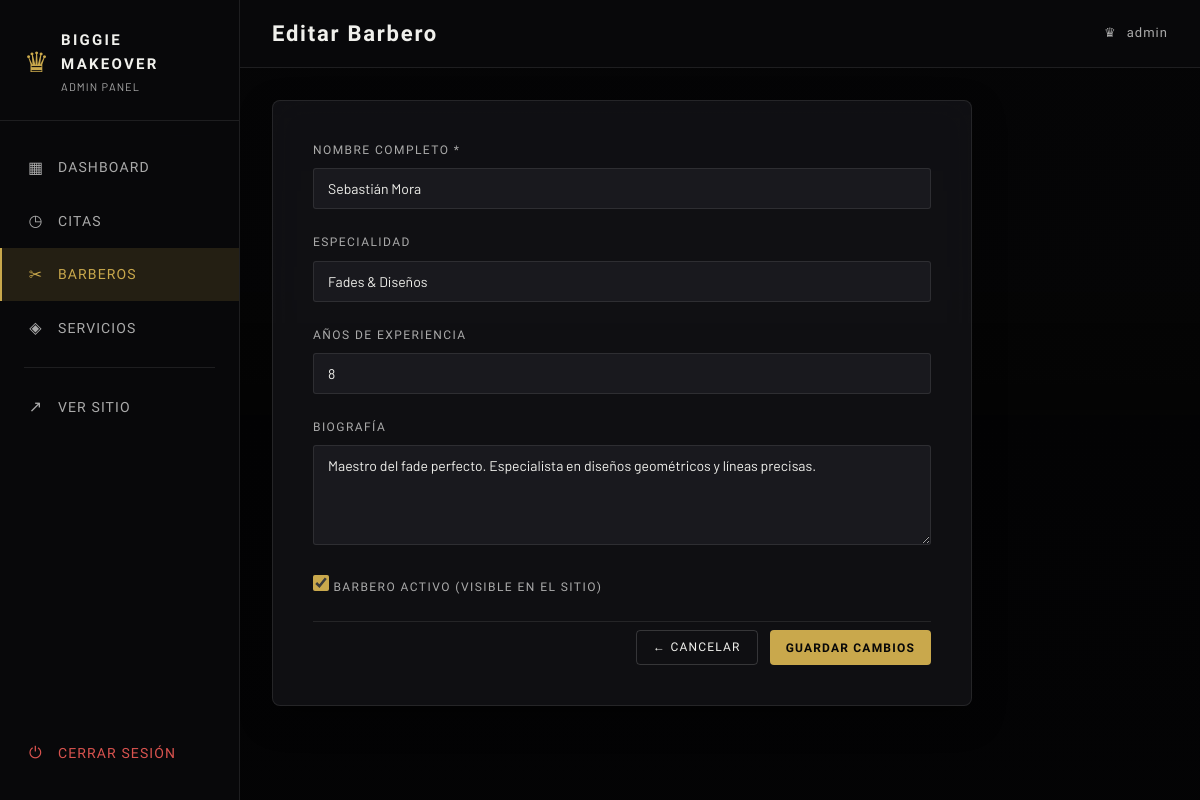
Screenshot of /admin/barberos/1/editar (signed in) with the database file from the repository.
### models/admin_model.py (models this page shows, shortened)
class Admin(UserMixin, db.Model):
    __tablename__ = 'admins'
    id = db.Column(db.Integer, primary_key=True)
    username = db.Column(db.String(80), unique=True, nullable=False)
    email = db.Column(db.String(120), unique=True, nullable=False)
    password_hash = db.Column(db.String(256), nullable=False)

### models/barber_model.py (models this page shows, shortened)
class Barber(db.Model):
    __tablename__ = 'barbers'
    id = db.Column(db.Integer, primary_key=True)
    name = db.Column(db.String(100), nullable=False)
    specialty = db.Column(db.String(150))
    experience_years = db.Column(db.Integer, default=1)
    bio = db.Column(db.Text)
    avatar_initials = db.Column(db.String(3))
    is_active = db.Column(db.Boolean, default=True, nullable=False)
    created_at = db.Column(db.DateTime, default=db.func.current_timestamp())
    updated_at = db.Column(db.DateTime, default=db.func.current_timestamp(), onupdate=db.func.current_timestamp())
    appointments = db.relationship('Appointment', backref='barber', lazy='dynamic')

### routes/admin_routes.py (the view, shortened to what this page needs)
@admin_bp.route('/barberos/<int:barber_id>/editar', methods=['GET', 'POST'])
@login_required
def edit_barber(barber_id):
    barber = Barber.query.get_or_404(barber_id)
    return render_template('admin/barber_form.html', barber=barber)

### models/admin_model.py (called while the page is built)
@login_manager.user_loader
def load_user(user_id):
    return Admin.query.get(int(user_id))

### templates/admin/barber_form.html (shortened to what this page needs)
{% extends "partials/base_admin.html" %}
{% block page_title %}{% if barber %}Editar Barbero{% else %}Nuevo Barbero{% endif %}{% endblock %}
{% block content %}
<div class="form-page">
    <div class="form-card">
        <form method="POST" class="admin-form">
            <div class="form-group">
                <label>Nombre Completo *</label>
                <input type="text" name="name" class="form-input"
                    value="{{ barber.name if barber else '' }}" required placeholder="Nombre del barbero">
            </div>
            <div class="form-group">
                <label>Especialidad</label>
                <input type="text" name="specialty" class="form-input"
                    value="{{ barber.specialty if barber else '' }}" placeholder="Ej: Fades & Diseños">
            </div>
            <div class="form-group">
                <label>Años de Experiencia</label>
                <input type="number" name="experience_years" class="form-input"
                    value="{{ barber.experience_years if barber else 1 }}" min="0" max="50">
            </div>
            <div class="form-group">
                <label>Biografía</label>
                <textarea name="bio" class="form-input form-textarea"
                    placeholder="Descripción del barbero...">{{ barber.bio if barber else '' }}</textarea>
            </div>
            {% if barber %}
            <div class="form-group form-check">
                <label class="check-label">
                    <input type="checkbox" name="is_active" {% if barber.is_active %}checked{% endif %}>
                    <span>Barbero activo (visible en el sitio)</span>
                </label>
            </div>
            {% endif %}
            <div class="form-actions">
                <a href="{{ url_for('admin.barbers') }}" class="btn-ghost">← Cancelar</a>
                <button type="submit" class="btn-primary">
                    {% if barber %}Guardar Cambios{% else %}Crear Barbero{% endif %}
                </button>
            </div>
        </form>
    </div>
</div>
{% endblock %}

### templates/partials/base_admin.html (shortened to what this page needs)
<!DOCTYPE html>
<html lang="es">
<head>
    <link rel="stylesheet" href="{{ url_for('static', filename='css/admin.css') }}">
</head>
<body class="admin-body">
<aside class="sidebar" id="sidebar">
    <div class="sidebar-logo">
        <span class="logo-crown">♛</span>
        <div>
            <span class="logo-main">BIGGIE MAKEOVER</span>
            <span class="logo-sub">Admin Panel</span>
        </div>
    </div>
    <nav class="sidebar-nav">
        <a href="{{ url_for('admin.dashboard') }}" class="nav-item {% if request.endpoint == 'admin.dashboard' %}active{% endif %}">
            <span class="nav-icon">▦</span> Dashboard
        </a>
        <a href="{{ url_for('admin.appointments') }}" class="nav-item {% if request.endpoint in ['admin.appointments', 'admin.update_appointment_status'] %}active{% endif %}">
            <span class="nav-icon">◷</span> Citas
        </a>
        <a href="{{ url_for('admin.barbers') }}" class="nav-item {% if 'barber' in request.endpoint %}active{% endif %}">
            <span class="nav-icon">✂</span> Barberos
        </a>
        <a href="{{ url_for('admin.services') }}" class="nav-item {% if 'service' in request.endpoint %}active{% endif %}">
            <span class="nav-icon">◈</span> Servicios
        </a>
        <div class="nav-divider"></div>
        <a href="{{ url_for('client.index') }}" class="nav-item" target="_blank">
            <span class="nav-icon">↗</span> Ver Sitio
        </a>
        <a href="{{ url_for('admin.logout') }}" class="nav-item nav-logout">
            <span class="nav-icon">⏻</span> Cerrar Sesión
        </a>
    </nav>
</aside>
<div class="admin-main">
    <header class="admin-header">
        <h1 class="page-title">{% block page_title %}Dashboard{% endblock %}</h1>
        <div class="header-user">
            <span class="user-badge">♛</span>
            <span>{{ current_user.username }}</span>
        </div>
    </header>
    <div class="admin-content">
        {% block content %}{% endblock %}
    </div>
</div>
</body>
</html>

### rows the page displays
Admin: username "admin"
Barber: name "Sebastián Mora", specialty "Fades & Diseños", experience_years "8", bio "Maestro del fade perfecto. Especialista en diseños geométricos y líneas precisas.", is_active "☑"
